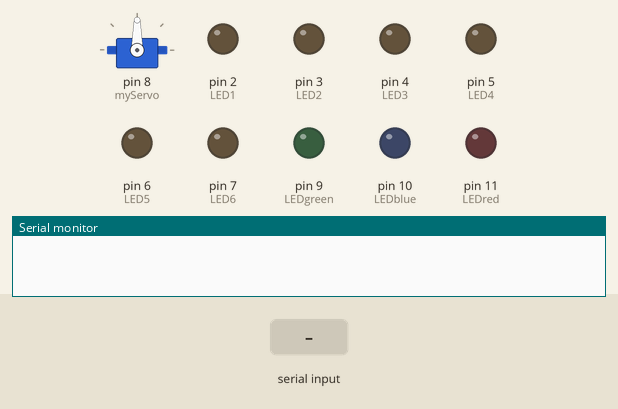
Simulated run of this sketch. Board: Arduino Uno, built with avr-gcc and run on an emulated ATmega328P. Parts: servo, output pins drawn as LEDs (lit = HIGH), the last lines printed to the serial monitor. The inputs (shaded band) are chosen by the test bench.

Above: at 1.2 s.
1.3 s: "R" received over Serial
At 1.6 s:
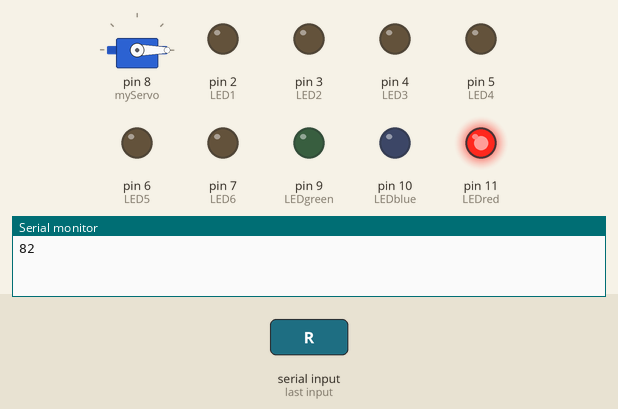
2.8 s: "V" received over Serial
At 4.0 s:
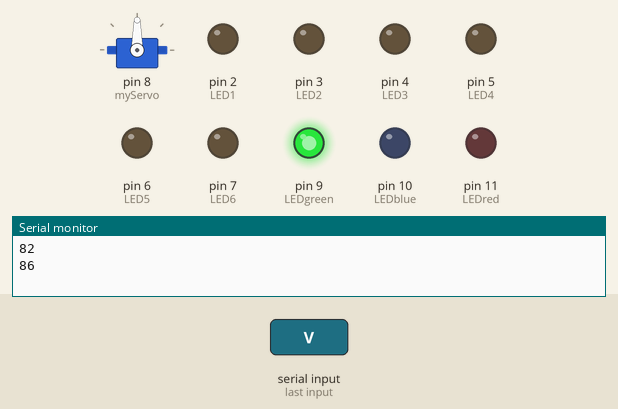
4.3 s: "A" received over Serial
At 5.1 s:
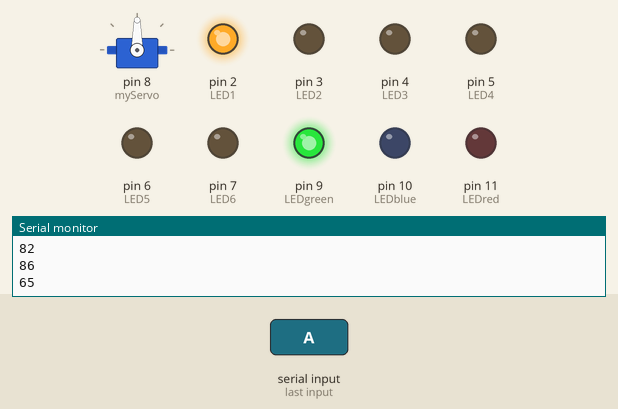
5.8 s: "B" received over Serial
At 6.3 s:
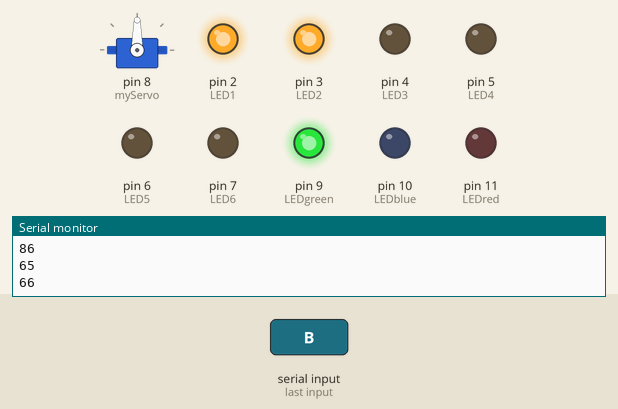
7.3 s: "C" received over Serial
At 8.5 s:
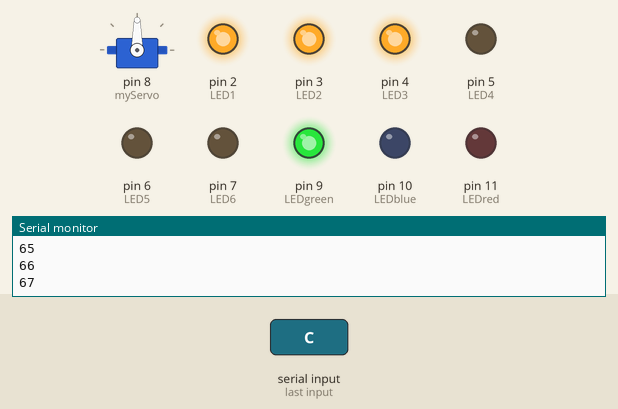
8.8 s: "D" received over Serial
At 9.7 s:
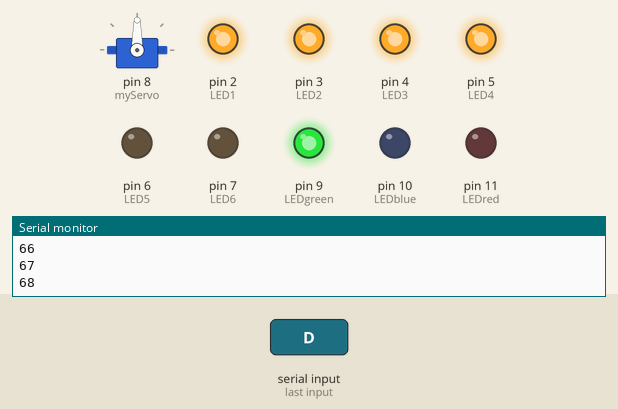
Timing chart, 0 to 11.3 s (numbered marks = the images above; inputs shaded):
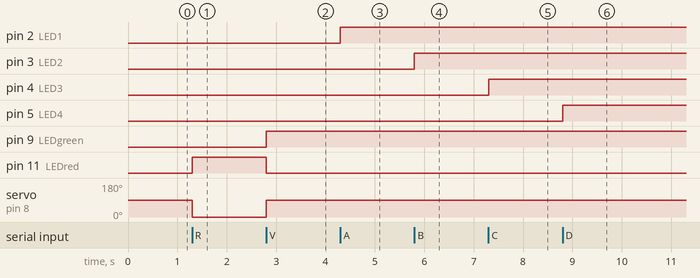

Measured:
- after the input at 1.3 s, pin 11 (LEDred): LOW → HIGH at once; servo on pin 8 (myServo): 90° → 0° at once
- after the input at 2.8 s, pin 9 (LEDgreen): LOW → HIGH at once; pin 11 (LEDred): HIGH → LOW at once; servo on pin 8 (myServo): 0° → 90° at once
- after the input at 4.3 s, pin 2 (LED1): LOW → HIGH at once
- after the input at 5.8 s, pin 3 (LED2): LOW → HIGH at once
- after the input at 7.3 s, pin 4 (LED3): LOW → HIGH at once
- after the input at 8.8 s, pin 5 (LED4): LOW → HIGH at once

The sketch:

movimiento-de-servo-python.ino
```cpp
#include <Servo.h>

Servo myServo;

int LED1 = 2;
int LED2 = 3;
int LED3 = 4;
int LED4 = 5;
int LED5 = 6;
int LED6 = 7;
int LEDred = 11;
int LEDblue = 10;
int LEDgreen = 9;
int option;

void setup() {
  Serial.begin(9600);
    pinMode(LED1, OUTPUT);
  pinMode(LED2, OUTPUT);
  pinMode(LED3, OUTPUT);
  pinMode(LED4, OUTPUT);
  pinMode(LED5, OUTPUT);
  pinMode(LED6, OUTPUT);
  pinMode(LEDred, OUTPUT);
  pinMode(LEDblue, OUTPUT);
  pinMode(LEDgreen, OUTPUT);
  myServo.attach(8);
}

void loop() {
  if(Serial.available() > 0){
    option = Serial.read();
    Serial.println(option);
    if(option == 'R'){
      digitalWrite(LEDred, HIGH);
      digitalWrite(LEDblue, LOW);
      digitalWrite(LEDgreen, LOW);
      myServo.write(0);
    }
    if(option == 'V'){
      digitalWrite(LEDred, LOW);
      digitalWrite(LEDblue, LOW);
      digitalWrite(LEDgreen, HIGH);
      myServo.write(90);
    }
    if(option == 'A'){
        digitalWrite(LED1, HIGH);
    }
    if(option == 'B'){
        digitalWrite(LED2, HIGH);
    }
    if(option == 'C'){
        digitalWrite(LED3, HIGH);
    }
    if(option == 'D'){
        digitalWrite(LED4, HIGH);
    }
    if(option == 'E'){
        digitalWrite(LED5, HIGH);
    }
    if(option == 'F'){
        digitalWrite(LED6, HIGH);
    }
    if(option == 'G'){
        digitalWrite(LED1, LOW);
    }
    if(option == 'H'){
        digitalWrite(LED2, LOW);
    }
    if(option == 'I'){
        digitalWrite(LED3, LOW);
    }
    if(option == 'J'){
        digitalWrite(LED4, LOW);
    }
    if(option == 'K'){
        digitalWrite(LED5, LOW);
    }
    if(option == 'L'){
        digitalWrite(LED6, LOW);
    }
  }
}
    
```
